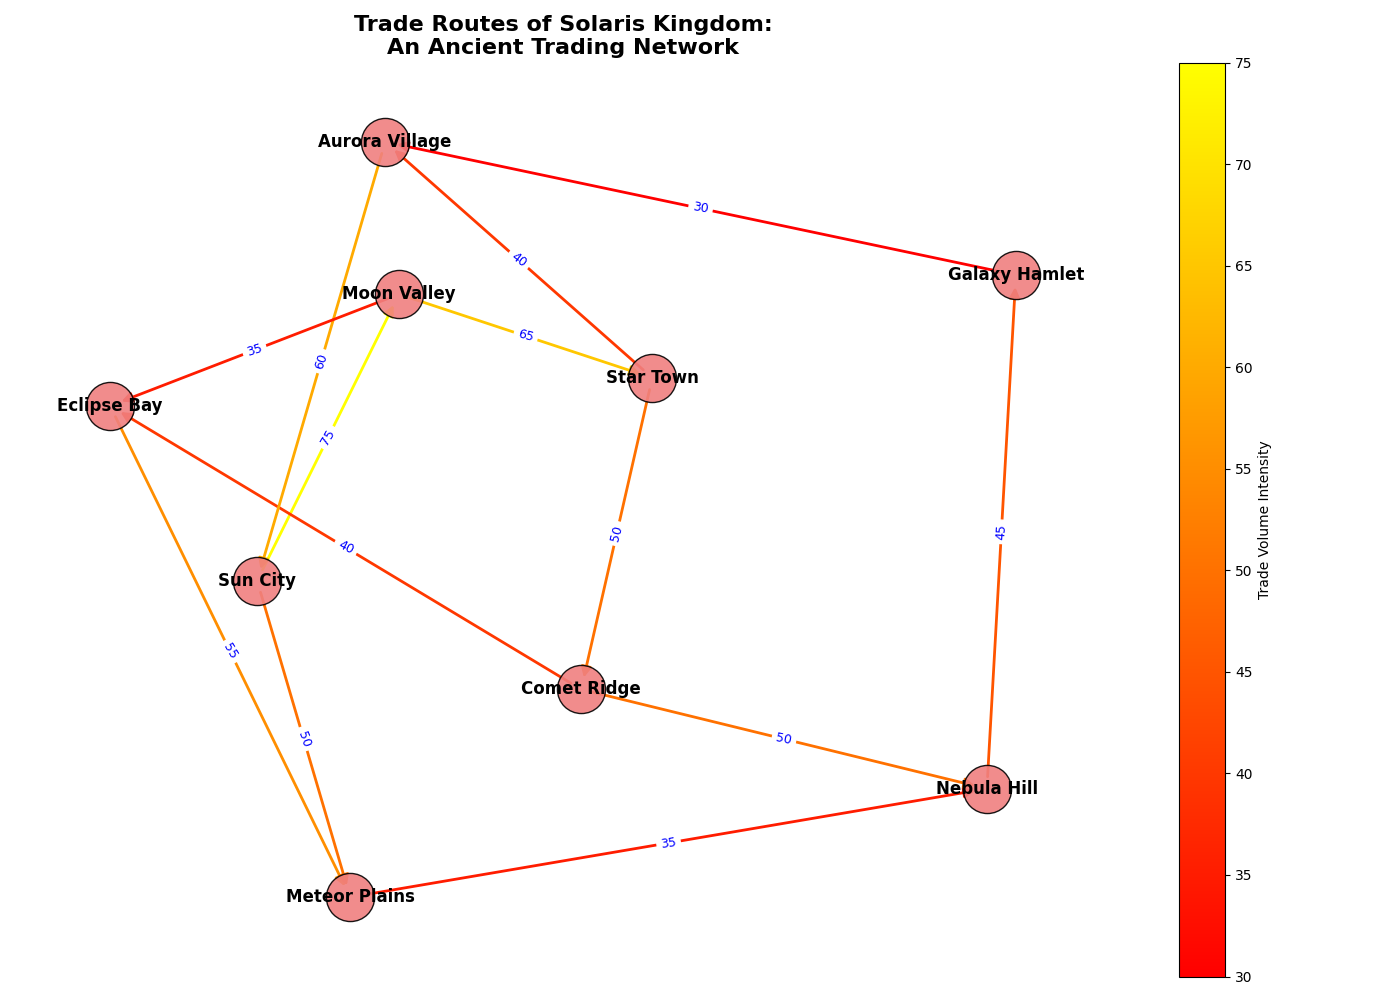

The Python source for this figure:
import matplotlib.pyplot as plt
import networkx as nx
import numpy as np
import matplotlib as mpl

# Backstory: The chart illustrates a fantasy land known as "Solaris Kingdom." 
# Each node represents an ancient city, and edges depict trade routes between them.
# The weights of the edges represent the trade volume between these cities.

# Define the cities as nodes and the trade routes as directed edges with weights.
cities = [
    "Sun City", "Moon Valley", "Star Town", "Comet Ridge", 
    "Eclipse Bay", "Meteor Plains", "Nebula Hill", "Galaxy Hamlet", "Aurora Village"
]

# Define connections (trade routes) with weights indicating trade volume
trade_routes = [
    ("Sun City", "Moon Valley", 75), ("Moon Valley", "Star Town", 65), 
    ("Star Town", "Comet Ridge", 50), ("Comet Ridge", "Eclipse Bay", 40), 
    ("Eclipse Bay", "Meteor Plains", 55), ("Meteor Plains", "Nebula Hill", 35), 
    ("Nebula Hill", "Galaxy Hamlet", 45), ("Galaxy Hamlet", "Aurora Village", 30), 
    ("Aurora Village", "Sun City", 60), ("Sun City", "Meteor Plains", 50), 
    ("Moon Valley", "Eclipse Bay", 35), ("Comet Ridge", "Nebula Hill", 50), 
    ("Star Town", "Aurora Village", 40)
]

# Create the directed graph
G = nx.DiGraph()
G.add_nodes_from(cities)
G.add_weighted_edges_from(trade_routes)

# Setup the plot
fig, ax = plt.subplots(figsize=(14, 10))
pos = nx.spring_layout(G, seed=42)

# Draw the nodes with customization
nx.draw_networkx_nodes(G, pos, node_size=1200, node_color='lightcoral', alpha=0.9, edgecolors='k', ax=ax)

# Draw the edges with weights
edges_weights = [weight for (_, _, weight) in trade_routes]
nx.draw_networkx_edges(G, pos, edgelist=trade_routes, arrowstyle='-|>', arrowsize=15, edge_color=edges_weights, 
                       edge_cmap=plt.cm.autumn, width=2, ax=ax)

# Draw node labels
nx.draw_networkx_labels(G, pos, font_size=12, font_weight='bold', verticalalignment='center', ax=ax)

# Draw edge labels for weights
edge_labels = {(u, v): f"{w}" for u, v, w in trade_routes}
nx.draw_networkx_edge_labels(G, pos, edge_labels=edge_labels, font_color='blue', font_size=9, ax=ax)

# Create a ScalarMappable and add a colorbar
sm = mpl.cm.ScalarMappable(cmap=plt.cm.autumn, norm=plt.Normalize(vmin=min(edges_weights), vmax=max(edges_weights)))
sm.set_array([])
plt.colorbar(sm, label="Trade Volume Intensity", ax=ax)

# Add title
plt.title("Trade Routes of Solaris Kingdom:\nAn Ancient Trading Network", fontsize=16, fontweight='bold')
plt.axis('off')

# Adjust layout to prevent overlap and ensure clarity
plt.tight_layout()
plt.show()
